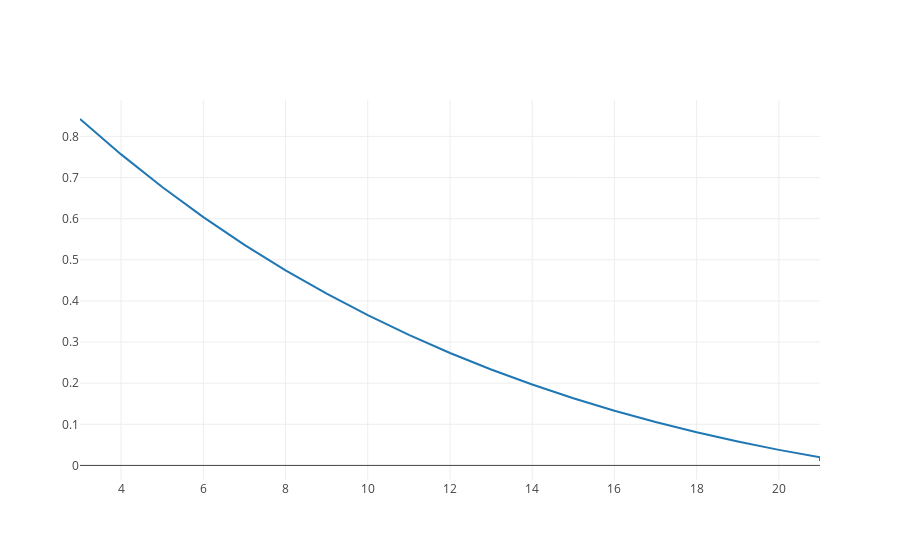

Write notebook code for a chart like this one.
### Code cell
check_list = []

second_hand =False
get_scn('win' , check_list, second_hand)   
get_scn('draw' , check_list, second_hand)
#get_scn('loss' , check_list, second_hand)   
#get_scn('wrong' , check_list, second_hand)   

df = pd.DataFrame( data = check_list , columns=[ 'step' , 'score'])

line = go.Scatter( x = df['step'] , y=df['score'])
line2 = go.Scatter( y=df['score'])
iplot([line])
df

### Figure 1 — Plotly figure (JSON) as saved in the notebook; plotly's stock layout.template omitted (floating-point values rounded to 4 significant figures)
{"data": [{"type": "scatter", "uid": "bd982a61-95dc-42a5-9e98-895580e19426", "x": [3, 4, 5, 6, 7, 8, 9, 10, 11, 12, 13, 14, 15, 16, 17, 18, 19, 20, 21, 21], "y": [0.8423, 0.7562, 0.6769, 0.6037, 0.5363, 0.4744, 0.4174, 0.3652, 0.3173, 0.2734, 0.2334, 0.1968, 0.1634, 0.1331, 0.1056, 0.08065, 0.05811, 0.0378, 0.01955, 0.01076]}], "layout": {}}
